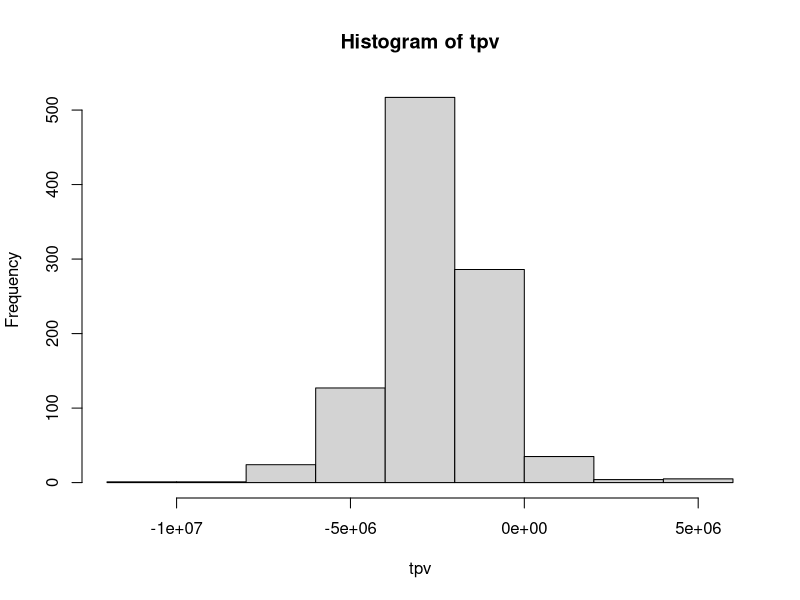

Generate this figure with R:
## Monte Carlo Simulation of Sustainable Withdrawal Rates with Log-Normal Distribution  


## Initial Values  

## *********************  

set.seed(27514)
years <- 30  ## Number of years in each simulated scenario  

mu <- .05  ## Average portfolio rate of return  

sigma <- .12  ## Portfolio standard deviation  

sossec <- 0  ## annual Social Security benefit  

portfolio <- 1000000  ## Initial portfolio value  

normalspend <- .1*portfolio
x <- 11  ## Soc Sec kicks in after x years.  
## *********************  


n <- 1000  ## Number of samples to generate   

s <- normalspend + sossec   ## Set first x years of spending to s, before Soc Sec kicks in. .  
decline <- .0  ## annual decline in spending  

withdrawal <- normalspend/portfolio  ## Annual spending percentage of initial portfolio value  
spend <- withdrawal*portfolio  ## Annual spending amount   

## Create log-normal distribution of returns  

for(w in 1:n){
  data <- matrix(rlnorm(n*years,mu,sigma),n,years) 
}
means <- rep(1,n)
tpv <- rep(portfolio, n)
yrfailed <- rep(0,n)
ps <- rep(0,9) ## Count scenarios that succeed for "years" at a given  portfolio ROR  

fl <- rep(0,9)   ## Count scenarios that fail for "years" at a given portfolio ROR  
spnd <- rep(0, years)

for(i in 1:years) {
  
  spnd[i] <- spend*((1 - decline)^(i))
}

for(j in 1:x) {
  
  spnd[j] <- s  
}

## Calculate geometric mean rate of return for each scenario  

for(row in 1:n) {
  x <- 1
  for(col in 1:years) {
    x <- x*data[row, col]
  }
  means[row] <- x 
  means[row] <- (x^(years^(-1))) - 1  ## calculate geometric mean ROR  
}

for (row in 1:n) {
  x <- portfolio
  first <- TRUE
  for(col in 1:years) {
    x <- (x - spnd[col])*data[row, col]
    if(x <=0 & first) {
      yrfailed[row] <- col
      first <- FALSE
    }
    
    
    ## print("Spend ",spnd[col],"remaining balance ",x]   
  }
  
  tpv[row] <- x
  
  i <- min(as.integer(means[row]*100), 6) + 3
if(x <= 0) { fl[i] <- fl[i] + 1} else {
             ps[i] <- ps[i] + 1
}
}

failed <- sum(fl)

print(noquote("*****************************"))
print(noquote("Bengen-style P(Ruin) Model with Log-Normal Market Returns"))
print(noquote(paste("Scenarios ", format(round(as.numeric(n), 0), nsmall=0, big.mark=",") , "    Period length in years: ", years,sep="")))
print(noquote(paste("Annual spending = ", withdrawal*100, " %",sep="")))
print (noquote(paste("Failed scenarios: ", format(round(as.numeric(failed), 0), nsmall=0, big.mark=",") , "   Percent failed: ", failed/n*100, " %",sep="")))

print(noquote("*****************************"))

print(noquote("Success rates:"))

# print(paste("ROR-2% or less ", round(ps[1]/(ps[1] + fl[1]),3),sep=""))
# print(paste("ROR 1% ", round(ps[2]/(ps[2] + fl[2]),3),sep=""))
# print(paste("ROR 0% ", round(ps[3]/(ps[3] + fl[3]),3),sep=""))
# print(paste("ROR 1% ", round(ps[4]/(ps[4] + fl[4]),3),sep=""))
# print(paste("ROR 2% ", round(ps[5]/(ps[5] + fl[5]),3),sep=""))
# print(paste("ROR 3% ", round(ps[6]/(ps[6] + fl[6]),3),sep=""))
# print(paste("ROR 4% ", round(ps[7]/(ps[7] + fl[7]),3),sep=""))
# print(paste("ROR 5% ", round(ps[8]/(ps[8] + fl[8]),3),sep=""))
# print(paste("ROR ><-6% ", round(ps[9]/(ps[9] + fl[9]),3),sep=""))

print(noquote(" "))
print(noquote("Annual Spending"))

if(min(spnd)==max(spnd)) {print(noquote(paste("All years= $",format(round(as.numeric(spnd[1]), 0), nsmall=0, big.mark=","),sep="")))
} else {
  for(z in 1:(length(spnd))) {
    print(paste("Year ", z, " ", spnd[z],sep=""))
  }
}
print(noquote(" "))
print(noquote(paste("Mean TPV= $",format(round(as.numeric(mean(tpv)), 0), nsmall=0, big.mark=",") ,"  Median TPV= $",format(round(as.numeric(median(tpv)), 0), nsmall=0, big.mark=",") ,sep="")))


hist(tpv)


